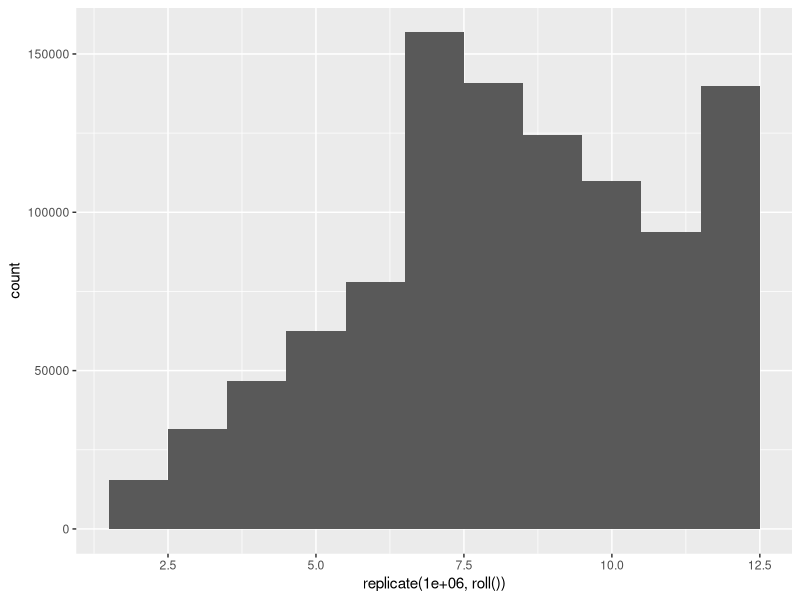
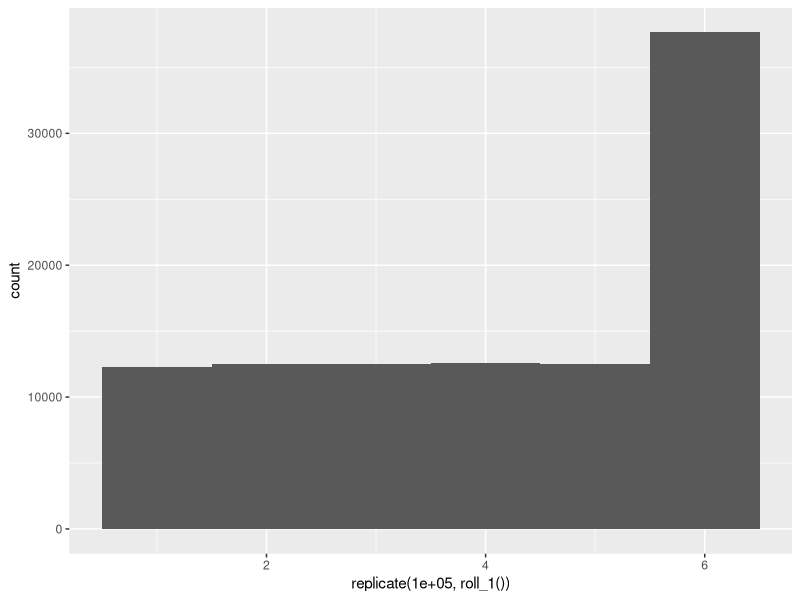

Write the R code that produced these figures, in order.
library(ggplot2)
library(tidyverse)

roll <- function(die = 1:6) {
    dice <- sample(x = die, size = 2, replace = TRUE, 
                   prob = c(1/8, 1/8, 1/8, 1/8, 1/8, 3/8))
    sum(dice)
}
roll()

x <- as.data.frame(replicate(1000000, roll()))

x %>% 
    ggplot(aes(x = `replicate(1e+06, roll())`)) +
    geom_histogram(binwidth = 1)


roll_1 <- function(die = 1:6) {
    sample(x = die, size = 1, replace = TRUE, 
                   prob = c(1/8, 1/8, 1/8, 1/8, 1/8, 3/8))
}
roll_1()

x_1 <- as.data.frame(replicate(100000, roll_1()))

x_1 %>% 
    ggplot(aes(x = `replicate(1e+05, roll_1())`)) +
    geom_histogram(binwidth = 1)

colnames(x)
